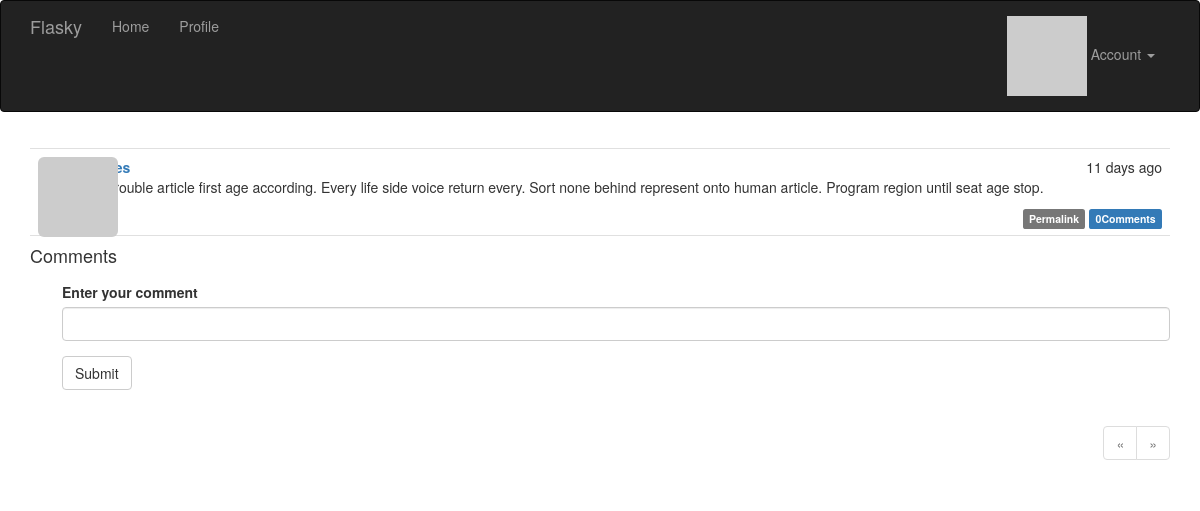
Page /post/1 (signed in) on the committed database.
### app/models.py (models this page shows, shortened)
class Post(db.Model):
    __tablename__ = 'posts'
    id = db.Column(db.Integer, primary_key=True)
    body = db.Column(db.Text)
    body_html = db.Column(db.Text)
    timestamp = db.Column(db.DateTime, index=True, default=datetime.utcnow)
    author_id = db.Column(db.Integer, db.ForeignKey('users.id'))
    comments = db.relationship('Comment', backref='post', lazy='dynamic')

### app/main/views.py (the view, shortened to what this page needs)
@main.route('/post/<int:id>', methods=['GET', 'POST'])
def post(id):
    post = Post.query.get_or_404(id)
    form = CommentForm()
    page = request.args.get('page', 1, type=int)
    if page == -1:
        page = (post.comments.count() - 1) // \
            current_app.config['FLASKY_COMMENTS_PER_PAGE'] + 1
    pagination = post.comments.order_by(Comment.timestamp.asc()).paginate(
        page, per_page=current_app.config['FLASKY_COMMENTS_PER_PAGE'],
        error_out=False)
    comments = pagination.items
    return render_template('post.html', posts=[post], form=form,
                           comments=comments, pagination=pagination)

### app/main/forms.py
class CommentForm(FlaskForm):
    body = StringField('Enter your comment', validators=[DataRequired()])
    submit = SubmitField('Submit')

### app/auth/views.py (called while the page is built)
@auth.before_app_request
def before_request():
    if current_user.is_authenticated:
        current_user.ping()
        if not current_user.confirmed \
                and request.endpoint \
                and request.blueprint != 'auth' \
                and request.endpoint != 'static':
            return redirect(url_for('auth.unconfirmed'))

### app/main/__init__.py (called while the page is built)
@main.app_context_processor
def inject_permissions():
    return dict(Permission=Permission)

### app/models.py (called while the page is built)
@login_manager.user_loader
def load_user(user_id):
    return User.query.get(int(user_id))

    def has_permission(self, perm):
        return self.permissions & perm == perm

    def can(self, perm):
        return self.role is not None and self.role.has_permission(perm)

    def is_administrator(self):
        return self.can(Permission.ADMIN)

    def ping(self):
        self.last_seen = datetime.utcnow()
        db.session.add(self)

    def gravatar(self, size=100, default='identicon', rating='g'):
        url = 'https://secure.gravatar.com/avatar'
        hash = self.avatar_hash or self.gravatar_hash()
        return '{url}/{hash}?s={size}&d={default}&r={rating}'.format(
            url=url, hash=hash, size=size, default=default, rating=rating)

### app/templates/post.html (shortened to what this page needs)
{% extends "base.html" %}
{% import "bootstrap/wtf.html" as wtf %}
{% import "_macros.html" as macros %}
{% block page_content %}
{% include '_posts.html' %}
<h4 id="comments">Comments</h4>
{% if current_user.can(Permission.COMMENT) %}
<div class="comment-form">
    {{ wtf.quick_form(form) }}
</div>
{% endif %}
{% if pagination %}
<div class="pagination">
    {{ macros.pagination_widget(pagination, '.post', fragment='#comments', id=posts[0].id) }}
</div>
{% endif %}
{% endblock %}

### app/templates/_posts.html (shortened to what this page needs)
<ul class="posts">
    {% for post in posts %}
    <li class="post">
        <div class="post-thumbnail">
            <a href="{{ url_for('.user', username=post.author.username) }}">
                <img class="img-rounded profile-thumbnail" src="{{ post.author.gravatar(size=40) }}">
            </a>
        </div>
        <div class="post-content">
            <div class="post-date">{{ moment(post.timestamp).fromNow() }}</div>
            <div class="post-author"><a href="{{ url_for('.user', username=post.author.username) }}">{{ post.author.username }}</a></div>
            <div class="post-body">
                {% if post.body_html %}
                    {{ post.body_html | safe }}
                {% else %}
                    {{ post.body }}
                {% endif %}
            </div>
            <div class="post-footer">
                <a href="{{ url_for('.post', id=post.id) }}">
                    <span class="label label-default">Permalink</span>
                </a>
                <a href="{{ url_for('.post', id=post.id) }}#comments">
                    <span class="label label-primary">{{ post.comments.count() }}Comments</span>
                </a>
            </div>
        </div>
    </li>
    {% endfor %}
</ul>

### app/static/styles.css (style rules this page uses)
.profile-thumbnail { position: absolute; }
ul.posts { list-style-type: none; padding: 0px; margin: 16px 0px 0px 0px; border-top: 1px solid #e0e0e0; }
ul.posts li.post { padding: 8px; border-bottom: 1px solid #e0e0e0; }
div.post-date { float: right; }
div.post-author { font-weight: bold; }
div.post-thumbnail { position: absolute; }
div.post-content { margin-left: 48px; min-height: 48px; }
div.post-footer { text-align: right; }
div.comment-form { margin: 16px 0px 16px 32px; }
div.pagination { width: 100%; text-align: right; padding: 0px; margin: 0px; }

### rows in the picture
Post: timestamp "11 days ago", body_html "We trouble article first age according. Every life side voice return every. Sort none behind represent onto human article. Program region until seat age stop.", comments.count "0"
